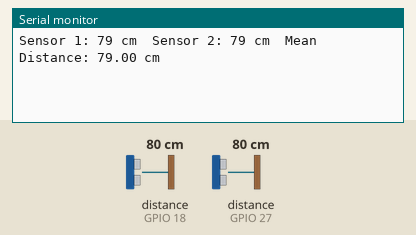
Bench run of a sketch on a simulated ESP32. Parts: the last lines printed to the serial monitor. Wiring (inferred from the names in the program): 2 × ultrasonic range finder: trigger GPIO 5, echo GPIO 18 / trigger GPIO 14, echo GPIO 27. The inputs (shaded band) are chosen by the test bench; at power-on: distance to the obstacle (sensors on GPIO 18, GPIO 27) 80 cm. The echo pulse lasts 58.3 µs per cm.

Above: at 18.0 s.
18.1 s: distance to the obstacle (sensor on GPIO 18) set to 2 cm
At 20.4 s:
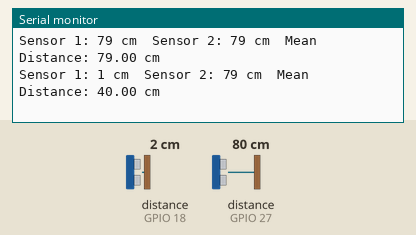
33.1 s: distance to the obstacle (sensor on GPIO 27) set to 2 cm
At 40.4 s:
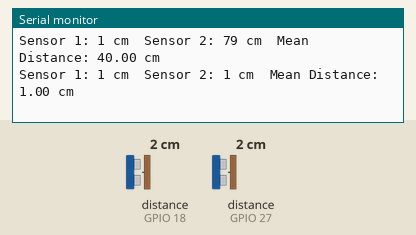
48.1 s: distance to the obstacle (sensor on GPIO 18) set to 4 cm
At 60.5 s:
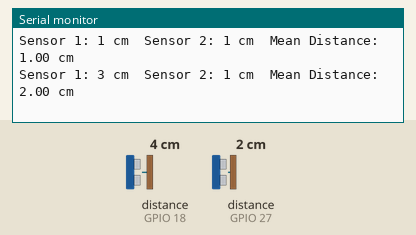
Timing chart, 0 to 62.0 s (numbered marks = the images above; inputs shaded):
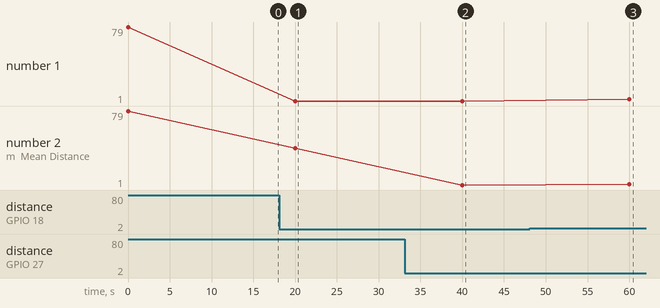

The sketch:

sketch_aug5a.ino
```cpp
#define TRIG_PIN_1 5
#define ECHO_PIN_1 18
#define TRIG_PIN_2 14
#define ECHO_PIN_2 27

void setup() {
  Serial.begin(115200);

  pinMode(TRIG_PIN_1, OUTPUT);
  pinMode(ECHO_PIN_1, INPUT);

  pinMode(TRIG_PIN_2, OUTPUT);
  pinMode(ECHO_PIN_2, INPUT);
}

long readUltrasonicDistance(int trigPin, int echoPin) {
  digitalWrite(trigPin, LOW);
  delayMicroseconds(2);
  digitalWrite(trigPin, HIGH);
  delayMicroseconds(10);
  digitalWrite(trigPin, LOW);

  long duration = pulseIn(echoPin, HIGH, 30000); // Timeout 30ms to avoid blocking
  long distance = duration * 0.034 / 2; // Convert to cm
  return distance;
}

void loop() {
  long distance1 = readUltrasonicDistance(TRIG_PIN_1, ECHO_PIN_1);
  long distance2 = readUltrasonicDistance(TRIG_PIN_2, ECHO_PIN_2);

  float meanDistance = (distance1 + distance2) / 2.0;

  Serial.print("Sensor 1: ");
  Serial.print(distance1);
  Serial.print(" cm\t");

  Serial.print("Sensor 2: ");
  Serial.print(distance2);
  Serial.print(" cm\t");

  Serial.print("Mean Distance: ");
  Serial.print(meanDistance);
  Serial.println(" cm");

  delay(20000);
}
```

Measured:
- after the input at 18.1 s, the serial monitor: prints a new line after 1.9 s (image 1)
- after the input at 33.1 s, the serial monitor: prints a new line after 6.9 s (image 2)
- after the input at 48.1 s, the serial monitor: prints a new line after 11.9 s (image 3)
- plotted number 1: 1 → 3 after the input at 48.1 s
- plotted number 2: 79 → 40 after the input at 18.1 s
